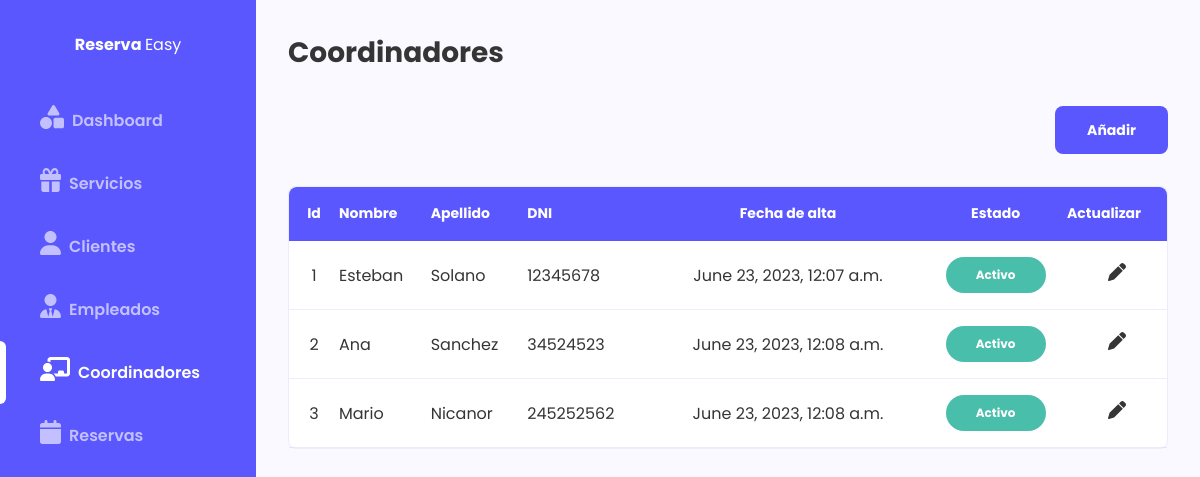
Screenshot of /coordinadores/listado/ with the database file from the repository.
### evento/models.py (models this page shows, shortened)
class Coordinador(models.Model):
    nombre = models.CharField(max_length=20)
    apellido = models.CharField(max_length=20)
    numero_documento = models.IntegerField(blank=False)
    fecha_alta = models.DateTimeField(auto_now_add=True, blank=True)
    activo = models.BooleanField(default=True)

### evento/views.py (the view)
# urls.py: path('coordinadores/listado/', views.listar_coordinadores, name='listar_coordinadores'),
def listar_coordinadores(request):
    coordinadores = Coordinador.objects.all()
    context = {
        'coordinadores': coordinadores
    }
    return render(
        request,
        "coordinadores/listado.html",
        context
    )

### evento/templates/coordinadores/listado.html (shortened to what this page needs)
{% extends "index.html" %}
{% block contenido_principal %}
<div class="contenido">
    <h1 class="titulo">Coordinadores</h1>
    <div class="opciones-lista">
      <a class="boton" href="{% url 'registrar_coordinador' %}">Añadir</a>
    </div>
    <div class="caja margen-abajo">
        <table class="tabla">
            <tr>
                <th>Id</th>
                <th class="izquierda">Nombre</th>
                <th class="izquierda">Apellido</th>
                <th class="izquierda">DNI</th>
                <th class="centrado">Fecha de alta</th>
                <th class="centrado">Estado</th>
                <th class="izquierda" width="100px">Actualizar</th>
            </tr>
            {% for coordinador in coordinadores %}
                <tr>
                    <td class="centrado" width="50px">{{coordinador.id}}</td>
                    <td class="izquierda">{{coordinador.nombre}}</td>
                    <td class="izquierda">{{coordinador.apellido}}</td>
                    <td class="izquierda">{{coordinador.numero_documento}}</td>
                    <td class="centrado">{{coordinador.fecha_alta}}</td>
                    <td class="tabla-estado centrado">
                        {% if coordinador.activo %}
                            <a href="{% url 'desactivar_coordinador' coordinador.id%}" class="activo">
                            Activo
                            </a>
                        {% else %}
                            <a href="{% url 'activar_coordinador' coordinador.id%}" class="inactivo">
                            Inactivo
                            </a>
                        {% endif %}
                    </td>
                    <td class="tabla-acciones">
                      <a href="{% url 'actualizar_coordinador' coordinador.id %}">
                          <span>
                          </span>
                      </a>
                  </td>
                </tr>
            {% endfor %}
        </table>
    </div>
</div>
{% endblock %}

### static/css/estilos.css (style rules this page uses)
:root { --main-color: #5A57FF; --accent-color:#C2C0FF; --font-color:#353535; --border-color:#5a57ff1c; --bg-color:#FAF9FF; --inaactive-color:#EF767A; --active-color:#49BEAA; color: var(--font-color); }
* { font-family: 'Poppins'; padding: 0; margin: 0; box-sizing: border-box; list-style: none; }
a { text-decoration: none; color: var(--font-color); }
.contenido { width: 100%; max-width: 1400px; height: auto; padding: 0 32px; }
.caja { background-color: white; border: 1px solid var(--border-color); border-radius: 8px; }
.opciones-lista { margin-bottom:32px ; height: 48px; width: 100%; display: flex; justify-content: space-between; }
.tabla { width: 100%; border-collapse: collapse; border-spacing: 16px; }
.tabla tr { border-bottom: 1px solid var(--border-color); }
.tabla tr th { font-size: 14px; background-color: var(--main-color); color: white; }
.tabla tr th:first-child { border-radius: 8px 0 0 0 ; }
.tabla tr th:last-child { border-radius: 0 8px 0 0; }
.tabla tr td,th { padding: 16px 0; }
.tabla-estado { display: flex; justify-content: center; }
.tabla-estado a { width: 100px; display: flex; justify-content: center; align-items: center; color: white; border-radius: 22px; height: 36px; font-size: 12px; font-weight: bold; }
.tabla-estado .activo { background-color: var(--active-color); display: flex; }
.tabla .tabla-acciones a { display: block; width: 100%; text-align: center; transition: 0.2s ease-in-out; }
.boton { padding: 16px 32px; display: flex; justify-content: center; align-items: center; border: none; border-radius: 8px; background-color: var(--main-color); color: white; font-weight: bold; cursor: pointer; font-size: 14px; }
.margen-abajo { margin-bottom: 32px; }
.centrado { text-align: center; }
.izquierda { text-align: left; }
.titulo { margin: 32px 0; font-size: 28px; }

### rows the page displays
Coordinador: id "1", nombre "Esteban", apellido "Solano", numero_documento "12345678", fecha_alta "June 23, 2023, 12:07 a.m.", activo "Activo"
Coordinador: id "2", nombre "Ana", apellido "Sanchez", numero_documento "34524523", fecha_alta "June 23, 2023, 12:08 a.m.", activo "Activo"
Coordinador: id "3", nombre "Mario", apellido "Nicanor", numero_documento "245252562", fecha_alta "June 23, 2023, 12:08 a.m.", activo "Activo"
